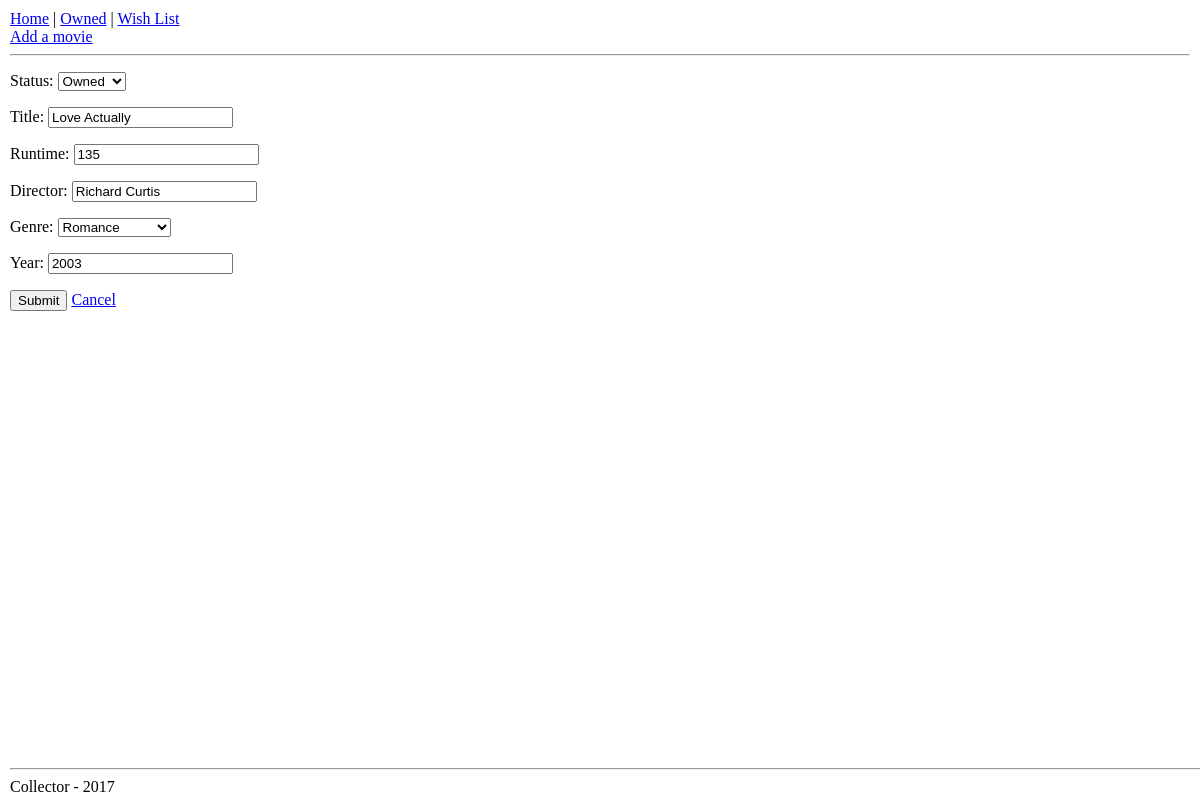
/movies/6/editmovie/, run on the app's committed database.
### movies/models.py (models this page shows, shortened)
class Movie(models.Model):
	GENRES = (
		('act', 'Action'),
		('com', 'Comedy'),
		('dra', 'Drama'),
		('fan', 'Fantasy'),
		('hor', 'Horror'),
		('sci', 'Science Fiction'),
		('doc', 'Documentary'),
		('rom', 'Romance'))
	STATUS = (
		('O', 'Owned'),
		('W', 'Wishlist'))
	status = models.CharField(
		max_length=1,
		choices=STATUS,
		null=False,
		default='O')
	title = models.CharField(max_length=100)
	runtime = models.PositiveIntegerField(default=0, blank=True)
	director = models.CharField(
		max_length=50,
		blank=True,
		validators=[validators.RegexValidator(
			regex=r'[A-Za-z]',
			message="Illegal characters. Use letters only")])
	genre = models.CharField(
		max_length=3,
		blank=True,
		choices=GENRES)
	year = models.CharField(
		max_length=4,
		blank=True,
		validators=[validators.RegexValidator(
			regex=r'[0-9]',
			message="Illegal characters. Use numbers only")])

### movies/views.py (the view)
# urls.py: url(r'^(?P<pk>[0-9]+)/editmovie/$', views.edit_movie, name='editmovie'),
def edit_movie(request, pk):
	m = Movie.objects.get(pk=pk)
	if(request.method == 'POST'):
		form = MovieForm(request.POST, instance=m)
		print("got here");
		if(form.is_valid()):
			print("and here")
			form.save()
			return render(request, 'movies/index.html')
	else:
		return render(request, 'movies/editmovie.html',
			{'form' : MovieForm(instance=m)})

### movies/models.py
class MovieForm(ModelForm):
		class Meta:
			model = Movie
			fields = ['status', 'title', 'runtime',
					  'director', 'genre', 'year']
			unique_together = ("title", "director", "year")

### movies/templates/movies/editmovie.html (shortened to what this page needs)
{% extends "base.html" %}
{% block content %}
<form action='' method='POST'>
{{ form.as_p }}
<input type="submit" value="Submit"/>
<a href="{% url 'movies:index' %}">Cancel</a>
</form>
{% endblock %}

### movies/static/movies/style.css (style rules this page uses)
html, body { margin:5; padding:0; height:100%; }

### data on the page
Movie: status "Owned", title "Love Actually", runtime "135", director "Richard Curtis", genre "Romance", year "2003"
